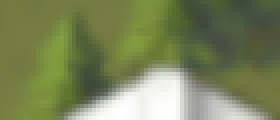
#> input picture deprecated/castle_sample_0_bottom.png, 70 x 30 px, given in place of rightnow.png, which was not available (shown 4 times larger)
$ python detect_castles_and_numbers.py
#> lines starting #> are read from the running program, lines starting #| are printed output that depends on the picture; after the words box and inside, x2 and y2 are one past the last pixel; in counts of white or black regions, pixels touching at a corner belong together; pictures that were not available may be replaced by others from this repository, and a replacement may not be noted
#!/usr/bin/env python3
"""
Detect castle icons and extract number labels for OCR.

This approach:
1. Detects white/gray castle icons using color thresholding
2. Extracts the number region below each castle
3. OCRs each number cutout individually for better accuracy
"""

import cv2
import numpy as np
from PIL import Image
import pytesseract
from pathlib import Path

# Configure Tesseract
pytesseract.pytesseract.tesseract_cmd = r"C:\Program Files\Tesseract-OCR\tesseract.exe"

def detect_castles(image_path='rightnow.png', debug=True):
    """
    Detect castle icons using color-based detection.

    Returns: list of (x, y, width, height) bounding boxes for each castle
    """
#> called with image_path = 'rightnow.png', debug = True
    # Load image
    img = cv2.imread(image_path)
#> img is the input picture: shape (30, 70, 3); mean B, G, R 89, 132, 121.3
    if img is None:
        print(f"ERROR: Could not load {image_path}")
        return []

    height, width = img.shape[:2]
#> height = 30; width = 70
    print(f"Image size: {width}x{height}")
#| Image size: 70x30

    # Convert to HSV for better color detection
    hsv = cv2.cvtColor(img, cv2.COLOR_BGR2HSV)
#> hsv: shape (30, 70, 3); mean H, S, V 37, 91.5, 132

    # Define range for white/gray castles - stricter range
    # Castles are very light gray/white with low saturation
    lower_gray = np.array([0, 0, 180])  # Higher value threshold
    upper_gray = np.array([180, 40, 255])  # Lower saturation threshold

    # Create mask for castle colors
    mask = cv2.inRange(hsv, lower_gray, upper_gray)
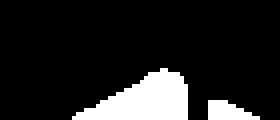
#> mask: shape (30, 70) (shown 4 times larger); 13% white; 2 white regions, box (x1, y1, x2, y2) and area: (18, 17, 47, 30) 227, (52, 25, 65, 30) 45

    # Apply morphological operations to clean up mask
    kernel = np.ones((3,3), np.uint8)
    mask = cv2.morphologyEx(mask, cv2.MORPH_OPEN, kernel)
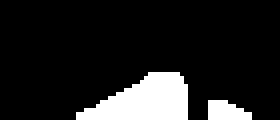
#> mask: shape (30, 70) (shown 4 times larger); 12.7% white; 2 white regions
    mask = cv2.morphologyEx(mask, cv2.MORPH_CLOSE, kernel)

    # Find contours
    contours, _ = cv2.findContours(mask, cv2.RETR_EXTERNAL, cv2.CHAIN_APPROX_SIMPLE)
#> contours = 2 contours; box (x1, y1, x2, y2) and area: (19, 18, 47, 30) 191, (52, 25, 63, 30) 30

    # Filter contours by size (castles should be roughly 35-70 pixels wide)
    castle_boxes = []
    EDGE_MARGIN = 100  # Ignore detections within 100px of screen edge

    for contour in contours:
        x, y, w, h = cv2.boundingRect(contour)

        # Filter out edge cases - castles shouldn't be at screen edges
        if x < EDGE_MARGIN or y < EDGE_MARGIN:
            continue
        if x + w > width - EDGE_MARGIN or y + h > height - EDGE_MARGIN:
            continue

        # Stricter filtering - castles are more square and consistent size
        if 35 <= w <= 70 and 35 <= h <= 70:
            # Must be more square
            aspect_ratio = float(w) / h
            if 0.7 <= aspect_ratio <= 1.4:
                # Must have decent area (not just a tiny speck)
                if cv2.contourArea(contour) > 500:
                    castle_boxes.append((x, y, w, h))
#> this loop made 2 passes
#> (x, y, w, h) on passes 1 to 2: (52, 25, 11, 5), (19, 18, 28, 12)
#> after the loop, castle_boxes = []

    print(f"\nDetected {len(castle_boxes)} potential castles")
#| Detected 0 potential castles

    if debug:
        # Save debug image showing detected castles
        debug_img = img.copy()
        for x, y, w, h in castle_boxes:
            cv2.rectangle(debug_img, (x, y), (x+w, y+h), (0, 255, 0), 2)
#> this loop made 0 passes

        debug_path = image_path.replace('.png', '_castle_detection.png')
        cv2.imwrite(debug_path, debug_img)
        print(f"Debug image saved: {debug_path}")

    return castle_boxes

# [82 lines left out: functions extract_number_cutouts, ocr_number_cutouts, not called in this run]

def main():
    image_path = 'rightnow.png'

    print("="*60)
    print("CASTLE DETECTION AND LEVEL EXTRACTION")
    print("="*60)

    # Step 1: Detect castles
    castle_boxes = detect_castles(image_path, debug=True)
#> castle_boxes = []

    if not castle_boxes:
        print("\nNo castles detected! Try adjusting detection parameters.")
        return

    # Step 2: Extract number cutouts
    cutouts = extract_number_cutouts(image_path, castle_boxes)

    # Step 3: OCR each cutout
    results = ocr_number_cutouts(cutouts)

    # Summary
    print(f"\n{'='*60}")
    print("SUMMARY:")
    print(f"{'='*60}")
    print(f"Total castles detected: {len(castle_boxes)}")
    print(f"Successfully read levels: {len(results)}")
    print(f"Success rate: {len(results)/len(castle_boxes)*100:.1f}%")

    # Find level 20+
    level20plus = [r for r in results if r[0] >= 20]
    if level20plus:
        print(f"\n{'='*60}")
        print(f"LEVEL 20+ CASTLES FOUND: {len(level20plus)}")
        print(f"{'='*60}")
        for level, conf, cx, cy, idx in level20plus:
            print(f"  Castle {idx:03d}: Level {level} @ ({cx},{cy}) - {conf:.0f}% confidence")

if __name__ == '__main__':
    main()
